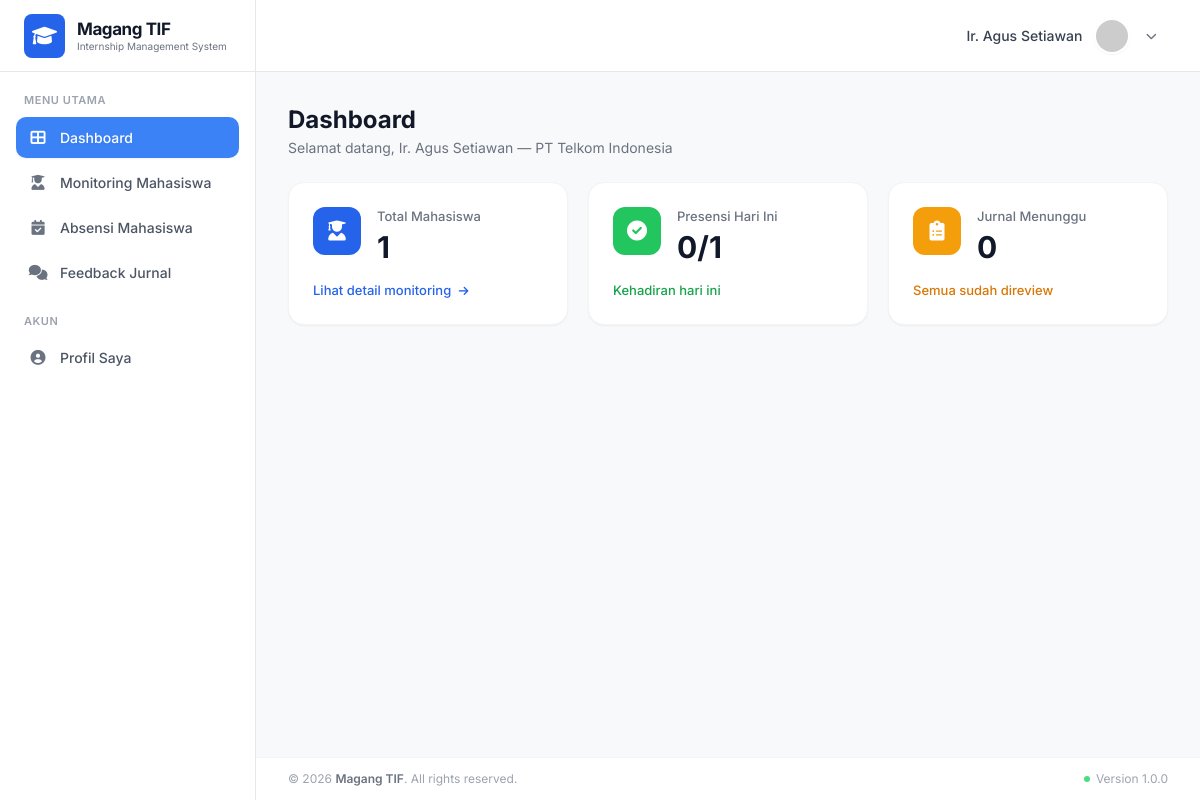
Screenshot of /pembimbing/dashboard.php (signed in) with the database file from the repository.
### tables this page shows
CREATE TABLE `pembimbing_lapang` (
  `id` int(11) NOT NULL,
  `user_id` int(11) DEFAULT NULL,
  `company_id` int(11) DEFAULT NULL,
  `nama` varchar(255) NOT NULL,
  `jabatan` varchar(100) DEFAULT NULL,
  `no_hp` varchar(20) DEFAULT NULL,
  `email` varchar(255) NOT NULL,
  `created_at` timestamp NULL DEFAULT CURRENT_TIMESTAMP,
  `updated_at` timestamp NULL DEFAULT CURRENT_TIMESTAMP
);

CREATE TABLE `companies` (
  `id` int(11) NOT NULL,
  `nama_perusahaan` varchar(255) NOT NULL,
  `alamat_perusahaan` text,
  `email_business` varchar(255) NOT NULL,
  `contact_person` varchar(100) DEFAULT NULL,
  `no_hp` varchar(20) DEFAULT NULL,
  `bidang_usaha` varchar(100) DEFAULT NULL,
  `status_permodalan` varchar(100) DEFAULT NULL,
  `visi` text,
  `misi` text,
  `denah_lokasi` text,
  `deskripsi_kerja` text,
  `struktur_organisasi` text,
  `latitude` decimal(10,8) DEFAULT NULL,
  `longitude` decimal(11,8) DEFAULT NULL,
  `radius` int(11) DEFAULT NULL,
  `created_at` timestamp NULL DEFAULT CURRENT_TIMESTAMP,
  `updated_at` timestamp NULL DEFAULT CURRENT_TIMESTAMP
);

### pembimbing/dashboard.php (the view, shortened to what this page needs)
<?php
require_once __DIR__ . '/../config/db_connect.php';
$userId = $_SESSION['id_user'];
$plData = $conn->prepare("SELECT pl.id, pl.nama, pl.company_id, c.nama_perusahaan FROM pembimbing_lapang pl LEFT JOIN companies c ON pl.company_id = c.id WHERE pl.user_id = :uid");
$plData->execute(['uid' => $userId]);
$pl = $plData->fetch();
$plId = $pl['id'] ?? 0;
$companyName = $pl['nama_perusahaan'] ?? '-';
$stmt = $conn->prepare("SELECT COUNT(*) FROM mahasiswa m JOIN `groups` g ON m.group_id = g.id WHERE g.pembimbing_lapang_id = :pid");
$stmt->execute(['pid' => $plId]);
$totalMhs = (int)$stmt->fetchColumn();
$today = date('Y-m-d');
$stmt2 = $conn->prepare("
    SELECT COUNT(*) FROM attendances a
    JOIN mahasiswa m ON a.mahasiswa_id = m.id
    JOIN `groups` g ON m.group_id = g.id
    WHERE g.pembimbing_lapang_id = :pid AND a.date = :dt AND a.status = 'Hadir'
");
$stmt2->execute(['pid' => $plId, 'dt' => $today]);
$hadirToday = (int)$stmt2->fetchColumn();
$stmt3 = $conn->prepare("
    SELECT COUNT(*) FROM logbooks l
    JOIN mahasiswa m ON l.mahasiswa_id = m.id
    JOIN `groups` g ON m.group_id = g.id
    WHERE g.pembimbing_lapang_id = :pid AND l.status = 'pending'
");
$stmt3->execute(['pid' => $plId]);
$pendingJurnal = (int)$stmt3->fetchColumn();
?>
<!DOCTYPE html>
<html lang="id">
<head>
    <script src="https://cdn.tailwindcss.com"></script>
    <link href="https://cdnjs.cloudflare.com/ajax/libs/font-awesome/6.0.0/css/all.min.css" rel="stylesheet">
</head>
<body class="flex h-screen overflow-hidden text-gray-800">
    <?php include '../includes/sidebar.php'; ?>
    <div class="flex-1 flex flex-col h-screen overflow-hidden">
        <?php include '../includes/header.php'; ?>
        <main class="flex-1 overflow-y-auto p-6 md:p-8 bg-[#f8f9fa]">
            <div class="max-w-[1200px] mx-auto space-y-6">
                <div>
                    <h2 class="text-2xl font-bold text-gray-900">Dashboard</h2>
                    <p class="text-gray-500 text-sm mt-0.5">Selamat datang, <?= htmlspecialchars($pl['nama'] ?? $_SESSION['nama'] ?? 'Pembimbing') ?> — <?= htmlspecialchars($companyName) ?></p>
                </div>
                <div class="grid grid-cols-1 sm:grid-cols-3 gap-5">
                    <a href="monitoring_mahasiswa.php" class="bg-white rounded-2xl border border-gray-100 shadow-sm p-6 flex flex-col gap-4 hover:shadow-md transition-shadow group">
                        <div class="flex items-start gap-4">
                            <div class="w-12 h-12 rounded-xl bg-blue-600 flex items-center justify-center shrink-0 group-hover:scale-105 transition-transform"><i class="fas fa-user-graduate text-white text-xl"></i></div>
                            <div><p class="text-[13px] text-gray-500 font-medium">Total Mahasiswa</p><p class="text-3xl font-bold text-gray-900 mt-0.5"><?= $totalMhs ?></p></div>
                        </div>
                        <p class="text-[13px] text-blue-600 font-medium">Lihat detail monitoring <i class="fas fa-arrow-right text-[11px] ml-1"></i></p>
                    </a>
                    <div class="bg-white rounded-2xl border border-gray-100 shadow-sm p-6 flex flex-col gap-4 hover:shadow-md transition-shadow">
                        <div class="flex items-start gap-4">
                            <div class="w-12 h-12 rounded-xl bg-green-500 flex items-center justify-center shrink-0"><i class="fas fa-check-circle text-white text-xl"></i></div>
                            <div><p class="text-[13px] text-gray-500 font-medium">Presensi Hari Ini</p><p class="text-3xl font-bold text-gray-900 mt-0.5"><?= $hadirToday ?>/<?= $totalMhs ?></p></div>
                        </div>
                        <p class="text-[13px] text-green-600 font-medium"><?= $hadirToday == $totalMhs ? 'Semua hadir' : 'Kehadiran hari ini' ?></p>
                    </div>
                    <div class="bg-white rounded-2xl border border-gray-100 shadow-sm p-6 flex flex-col gap-4 hover:shadow-md transition-shadow">
                        <div class="flex items-start gap-4">
                            <div class="w-12 h-12 rounded-xl bg-amber-500 flex items-center justify-center shrink-0"><i class="fas fa-clipboard-list text-white text-xl"></i></div>
                            <div><p class="text-[13px] text-gray-500 font-medium">Jurnal Menunggu</p><p class="text-3xl font-bold text-gray-900 mt-0.5"><?= $pendingJurnal ?></p></div>
                        </div>
                        <p class="text-[13px] text-amber-600 font-medium"><?= $pendingJurnal > 0 ? 'Perlu direview' : 'Semua sudah direview' ?></p>
                    </div>
                </div>
            </div>
        </main>
        <?php include '../includes/footer.php'; ?>
    </div>
</body>
</html>

### pembimbing/dashboard.php (style rules this page uses)
body { font-family: 'Inter', sans-serif; background-color: #f8f9fa; }

### rows the page displays
pembimbing_lapang: nama "Ir. Agus Setiawan", company.nama_perusahaan "PT Telkom Indonesia"

### other values shown
$groupName "MENU UTAMA"
$menu['title'] "Dashboard"
$menu['title'] "Monitoring Mahasiswa"
$menu['title'] "Absensi Mahasiswa"
$menu['title'] "Feedback Jurnal"
$groupName "AKUN"
$menu['title'] "Profil Saya"
$userName "Ir. Agus Setiawan"
$totalMhs "1"
$hadirToday "0"
$pendingJurnal "0"
$appName "Magang TIF"
$appVersion "1.0.0"
